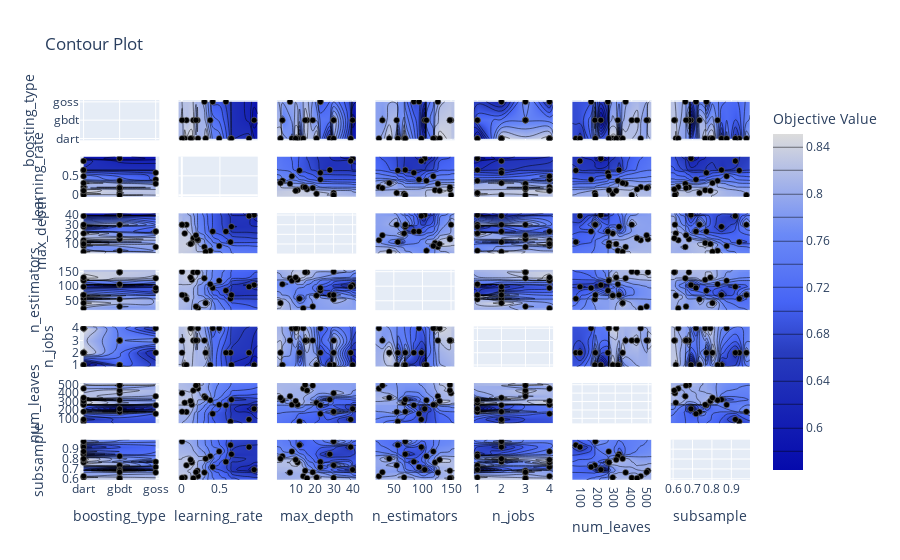

Notebook source saved alongside this figure:
### Code cell
opt_plot(lgbm_study, plot=3)
